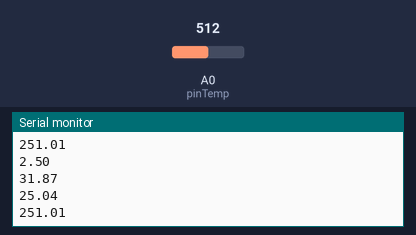
Simulated run of this sketch. Board: Arduino Uno, built with avr-gcc and run on an emulated ATmega328P. Parts: the last lines printed to the serial monitor. Inputs (shaded band) come from the test bench; at power-on: A0 (pinTemp) = 512.

Above: at 1.2 s.
1.3 s: A0 (pinTemp) set to 668
At 2.6 s:
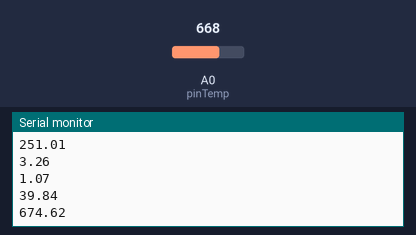
2.8 s: A0 (pinTemp) set to 687
At 3.8 s:
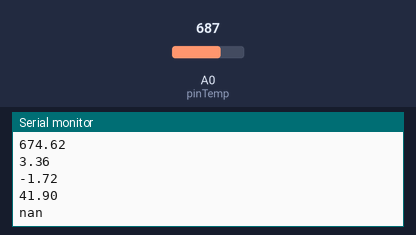
Timing chart, 0 to 5.8 s (numbered marks = the images above; inputs shaded):
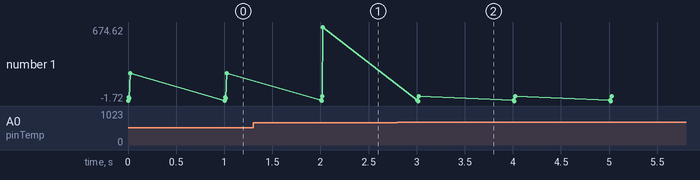

Measured:
- the behaviour switches between 675 and 676 on A0 (pinTemp) (found by bisection; images 1 and 2)
- after the input at 1.3 s, the serial monitor: prints a new line after 0.71 s (image 1)
- after the input at 2.8 s, the serial monitor: prints a new line after 0.21 s (image 2)
- plotted number 1: 251.01 → 674.62 after the input at 1.3 s, 674.62 → 41.9 after the input at 2.8 s

The sketch:

Temperature_Sensor_Test.ino
```cpp
// demo of Starter Kit V2.0 - Grove Temperature Sensor
//

const int pinTemp = A0;      // pin of temperature sensor

float temperature;
float temp;
int B=3975;                  // B value of the thermistor
float resistance;

void setup()
{
    Serial.begin(9600);     //Baud rate for the serial communication of Arduino
    pinMode(A0,INPUT);      //Setting the A0 pin as input pin to take data from the temperature sensor

}

void loop()
{
    int val = analogRead(pinTemp);                               // get analog value
    double DigitalValue = analogRead(0);
    double Voltage_Value = (DigitalValue/1023)*5.00;
    double Rt_Value = (3.3 - Voltage_Value)/Voltage_Value*100;
    resistance=(float)(1023-val)*10000/val;                      // get resistance
    temperature=1/(log(resistance/10000)/B+1/298.15)-273.15;     // calc temperature when connect to 5v
    temp=1/(log(Rt_Value/10000)/B+1/298.15)-273.15;     // calc temperature when connect to 3.3v
    Serial.println(Voltage_Value);
    Serial.println(Rt_Value);
    Serial.println(temperature);
    Serial.println(temp);

    delay(1000);          // delay 1s
}
```
